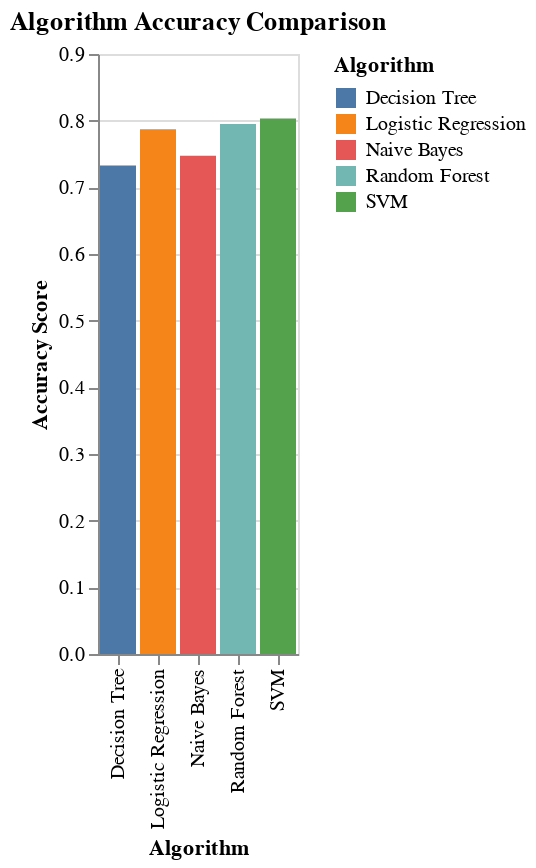

Source (notebook cell):
### Code cell
import pandas as pd
# Prepare data for a single accuracy chart
accuracy_data = {
    'Algorithm': ['Naive Bayes', 'Logistic Regression', 'SVM', 'Decision Tree', 'Random Forest'],
    'Accuracy': [
        metrics_nb['accuracy'],
        metrics_lr['accuracy'],
        metrics_svm['accuracy'],
        metrics_dt['accuracy'],
        metrics_rf['accuracy']
    ]
}
accuracy_df = pd.DataFrame(accuracy_data)

# Create the bar chart for accuracy comparison
accuracy_chart = alt.Chart(accuracy_df).mark_bar().encode(
    x=alt.X('Algorithm:N', title='Algorithm'),
    y=alt.Y('Accuracy:Q', title='Accuracy Score'),
    color='Algorithm:N',
    tooltip=['Algorithm', 'Accuracy']
).properties(
    title='Algorithm Accuracy Comparison'
)

accuracy_chart

### Figure 1 — Vega-Lite specification as saved in the notebook (floating-point values rounded to 4 significant figures)
{"config": {"view": {"continuousWidth": 300, "continuousHeight": 300}}, "data": {"name": "data-6bcd194e9555c68a5d29138c6dcdf4d9"}, "mark": {"type": "bar"}, "encoding": {"color": {"field": "Algorithm", "type": "nominal"}, "tooltip": [{"field": "Algorithm", "type": "nominal"}, {"field": "Accuracy", "type": "quantitative"}], "x": {"field": "Algorithm", "title": "Algorithm", "type": "nominal"}, "y": {"field": "Accuracy", "title": "Accuracy Score", "type": "quantitative"}}, "title": "Algorithm Accuracy Comparison", "$schema": "https://vega.github.io/schema/vega-lite/v5.20.1.json", "datasets": {"data-6bcd194e9555c68a5d29138c6dcdf4d9": [{"Algorithm": "Naive Bayes", "Accuracy": 0.7472}, {"Algorithm": "Logistic Regression", "Accuracy": 0.7873}, {"Algorithm": "SVM", "Accuracy": 0.8032}, {"Algorithm": "Decision Tree", "Accuracy": 0.7327}, {"Algorithm": "Random Forest", "Accuracy": 0.7949}]}}
